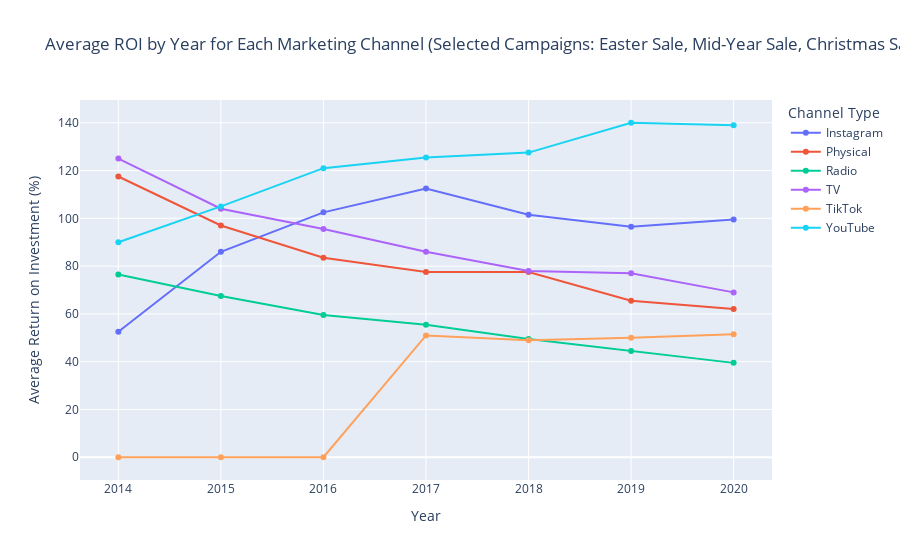

The code cell stored with this chart in its notebook:
### Markdown cell above
### **ROI Analysis of Marketing Channels**
#### **1. Average ROI of Each Marketing Channel for Selected Campaigns Across All Years**

### Code cell
# input df and selected campaigns as a list
analyze_avg_roi_by_year(roi_df, ["Easter Sale", "Mid-Year Sale", "Christmas Sale"])

### Figure 1 — Plotly figure (JSON) as saved in the notebook; plotly's stock layout.template omitted (floating-point values rounded to 4 significant figures)
{"data": [{"hovertemplate": "Channel Type=Instagram<br>Year=%{x}<br>Average Return on Investment (%)=%{y}<extra></extra>", "legendgroup": "Instagram", "line": {"color": "#636efa", "dash": "solid"}, "marker": {"symbol": "circle"}, "mode": "lines+markers", "name": "Instagram", "orientation": "v", "showlegend": true, "type": "scatter", "x": [2014, 2015, 2016, 2017, 2018, 2019, 2020], "xaxis": "x", "y": [52.5, 86, 102.5, 112.5, 101.5, 96.5, 99.5], "yaxis": "y"}, {"hovertemplate": "Channel Type=Physical<br>Year=%{x}<br>Average Return on Investment (%)=%{y}<extra></extra>", "legendgroup": "Physical", "line": {"color": "#EF553B", "dash": "solid"}, "marker": {"symbol": "circle"}, "mode": "lines+markers", "name": "Physical", "orientation": "v", "showlegend": true, "type": "scatter", "x": [2014, 2015, 2016, 2017, 2018, 2019, 2020], "xaxis": "x", "y": [117.5, 97, 83.5, 77.5, 77.5, 65.5, 62], "yaxis": "y"}, {"hovertemplate": "Channel Type=Radio<br>Year=%{x}<br>Average Return on Investment (%)=%{y}<extra></extra>", "legendgroup": "Radio", "line": {"color": "#00cc96", "dash": "solid"}, "marker": {"symbol": "circle"}, "mode": "lines+markers", "name": "Radio", "orientation": "v", "showlegend": true, "type": "scatter", "x": [2014, 2015, 2016, 2017, 2018, 2019, 2020], "xaxis": "x", "y": [76.5, 67.5, 59.5, 55.5, 49.5, 44.5, 39.5], "yaxis": "y"}, {"hovertemplate": "Channel Type=TV<br>Year=%{x}<br>Average Return on Investment (%)=%{y}<extra></extra>", "legendgroup": "TV", "line": {"color": "#ab63fa", "dash": "solid"}, "marker": {"symbol": "circle"}, "mode": "lines+markers", "name": "TV", "orientation": "v", "showlegend": true, "type": "scatter", "x": [2014, 2015, 2016, 2017, 2018, 2019, 2020], "xaxis": "x", "y": [125, 104, 95.5, 86, 78, 77, 69], "yaxis": "y"}, {"hovertemplate": "Channel Type=TikTok<br>Year=%{x}<br>Average Return on Investment (%)=%{y}<extra></extra>", "legendgroup": "TikTok", "line": {"color": "#FFA15A", "dash": "solid"}, "marker": {"symbol": "circle"}, "mode": "lines+markers", "name": "TikTok", "orientation": "v", "showlegend": true, "type": "scatter", "x": [2014, 2015, 2016, 2017, 2018, 2019, 2020], "xaxis": "x", "y": [0, 0, 0, 51, 49, 50, 51.5], "yaxis": "y"}, {"hovertemplate": "Channel Type=YouTube<br>Year=%{x}<br>Average Return on Investment (%)=%{y}<extra></extra>", "legendgroup": "YouTube", "line": {"color": "#19d3f3", "dash": "solid"}, "marker": {"symbol": "circle"}, "mode": "lines+markers", "name": "YouTube", "orientation": "v", "showlegend": true, "type": "scatter", "x": [2014, 2015, 2016, 2017, 2018, 2019, 2020], "xaxis": "x", "y": [90, 105, 121, 125.5, 127.5, 140, 139], "yaxis": "y"}], "layout": {"legend": {"title": {"text": "Channel Type"}, "tracegroupgap": 0}, "title": {"text": "Average ROI by Year for Each Marketing Channel (Selected Campaigns: Easter Sale, Mid-Year Sale, Christmas Sale)"}, "xaxis": {"anchor": "y", "domain": [0, 1], "title": {"text": "Year"}}, "yaxis": {"anchor": "x", "domain": [0, 1], "title": {"text": "Average Return on Investment (%)"}}}}
